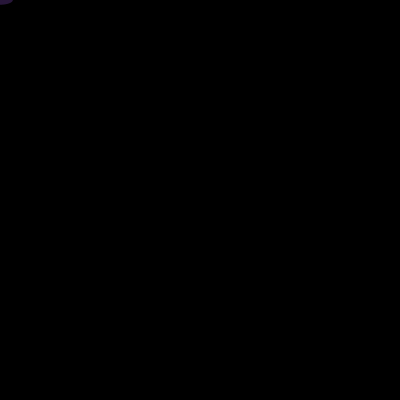
Frame 1 (no input)
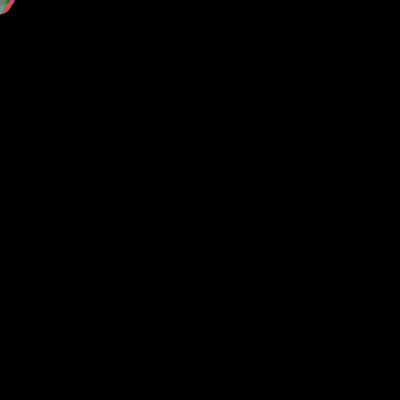
Frame 60 (the mouse pressed at the canvas centre just before this capture)
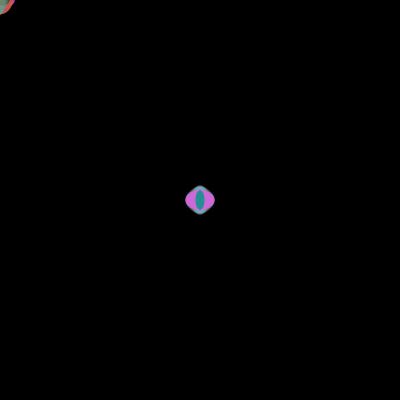
Frame 120 (the mouse held since frame 60 and released just before this capture)

The Processing sketch that drew these frames (run headless with seeded random() and noise(); from frame 60 on, the mouse is pressed at the canvas centre):

// Processing sketch: processing_11977
// ── processing_11977.pde

void setup(){
  size(400,400);
  frameRate (30); 
  background(0,160);
  smooth();
}
void draw(){
  noStroke();
  fill(random(255),55+random(150),random(255),random(255));
  ellipseMode(CENTER);
  ellipse(mouseX,mouseY,random(30),random(30));
}
void keyPressed() {
  background(0);
}
